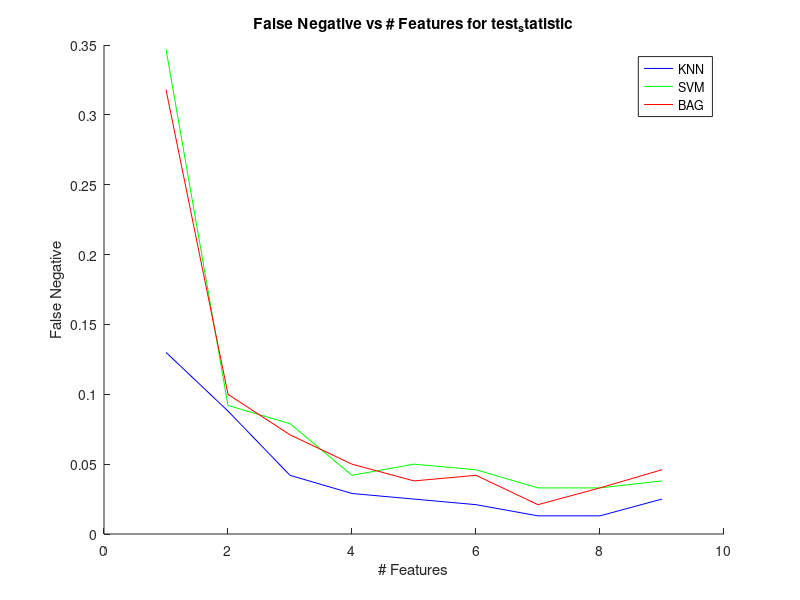

MATLAB code for this plot:
function plotteststatfalseneg()
title('False Negative vs # Features for test_statistic');
ylabel('False Negative');
xlabel('# Features');
knnX = [1,2,3,4,5,6,7,8,9];
knnY = [.13, .088, .042, .029, .025, .021, .013, .013, .025];
line(knnX,knnY,'Color','b'); hold on;
svmX = [1,2,3,4,5,6,7,8,9];
svmY = [.347, .092, .079, .042, .050, .046, .033, .033, .038];
line(svmX,svmY,'Color','g'); hold on;
bagX = [1,2,3,4,5,6,7,8,9];
bagY = [.318, .10, .071, .050, .038, .042, .021, .033, .046];
line(bagX,bagY,'Color','r'); hold on;
legend('KNN', 'SVM', 'BAG');